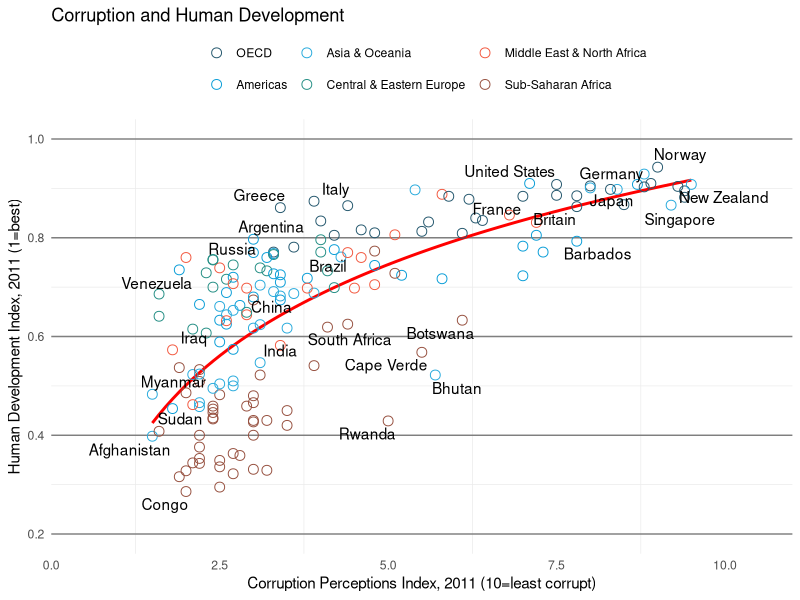

R code for this plot:
## ---- chunk 1
library( ggplot2 )
library( ggrepel )
library( readr )
data <- read.csv("EconomistData.csv")
Region <- as.character( data$Region )
Region[ Region == "SSA"] <- "Sub-Saharan Africa"
Region[ Region == "Asia Pacific"] <- "Asia & Oceania"
Region[ Region == "East EU Cemt Asia"] <- "Central & Eastern Europe"
Region[ Region == "MENA" ] <- "Middle East & North Africa"
Region[ Region == "SSA"] <- "Sub-Saharan Africa"
Region[ Region == "EU W. Europe"] <- "OECD"
region_order <- c("OECD",
                  "Americas",
                  "Asia & Oceania",
                  "Central & Eastern Europe",
                  "Middle East & North Africa",
                  "Sub-Saharan Africa")
Region <- factor(Region, ordered=TRUE, levels=region_order)
data$Region <- Region
country2label <- c("Russia", "Venezuela", "Iraq", "Myanmar", "Sudan",
                   "Afghanistan", "Congo", "Greece", "Argentina", "Brazil",
                   "India", "Italy", "China", "South Africa", "Spane",
                   "Botswana", "Cape Verde", "Bhutan", "Rwanda", "France",
                   "United States", "Germany", "Britain", "Barbados", "Norway",
                   "Japan","New Zealand", "Singapore")
df <- data[ data$Country %in% country2label, ]
colors <- c("#24576D","#099DD7","#28AADC","#248E84","#F2583F","#96503F")
p <- ggplot( data, aes( x=CPI, y=HDI))
p <- p + stat_smooth(method="lm", formula=y~log(x), se=FALSE, color="red")
p <- p + geom_point( aes(color=Region), shape=1, size=3)
p <- p + scale_color_manual(name = "", values = colors)
p <- p + geom_text_repel( aes(label=Country), data=df , force=10 )
p <- p + xlab("Corruption Perceptions Index, 2011 (10=least corrupt)")
p <- p + ylab("Human Development Index, 2011 (1=best)")
p <- p + ggtitle("Corruption and Human Development")
p <- p + xlim(c(0.5,10.5)) + ylim(c(0.2,1.0))
p <- p + theme_minimal()
p <- p + theme( legend.position="top",
                panel.grid.major = element_line( color="grey50", size=0.5),
                panel.grid.major.x = element_blank(),
                axis.line.y = element_blank(),
                axis.ticks.y = element_blank() )
p
